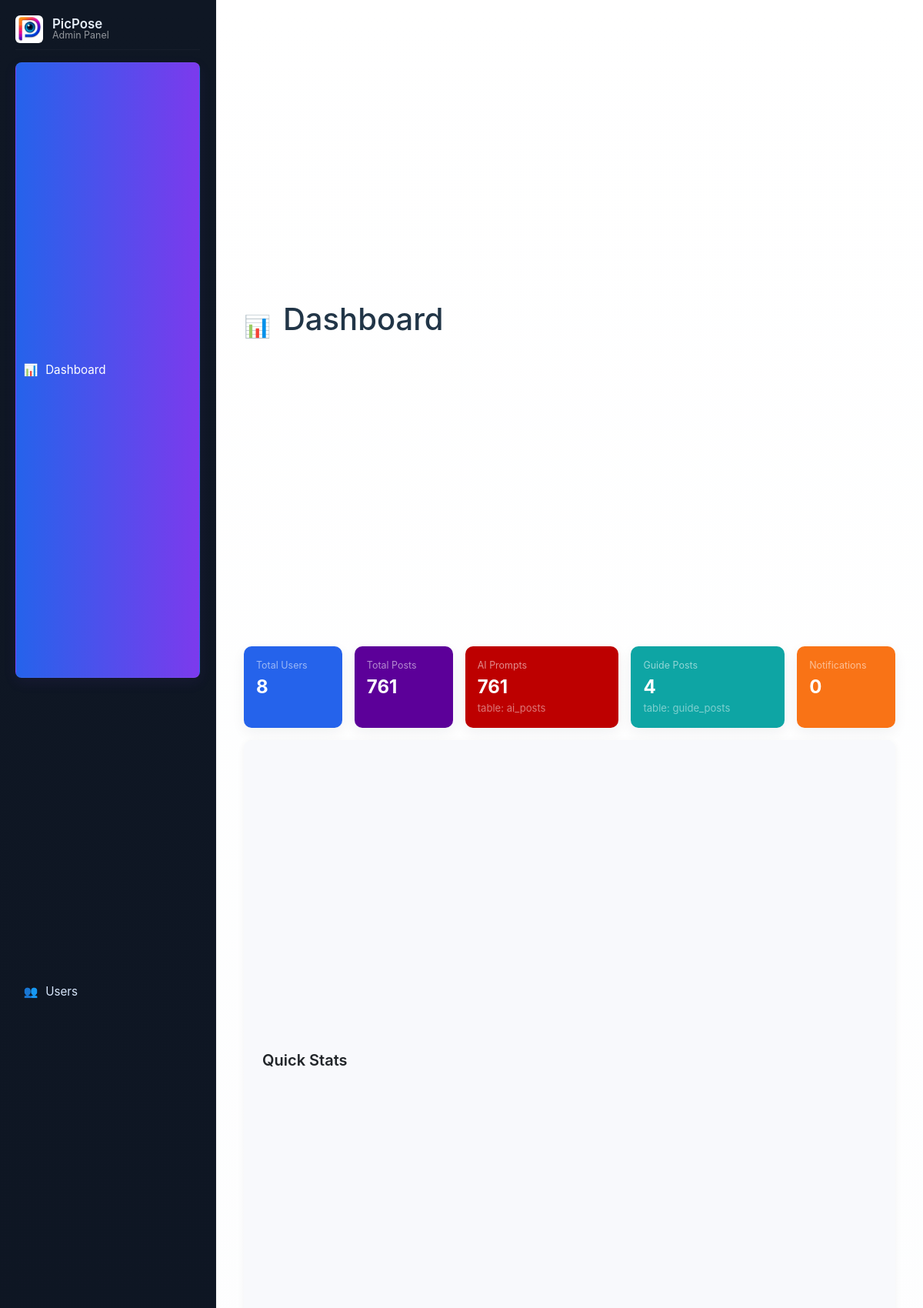
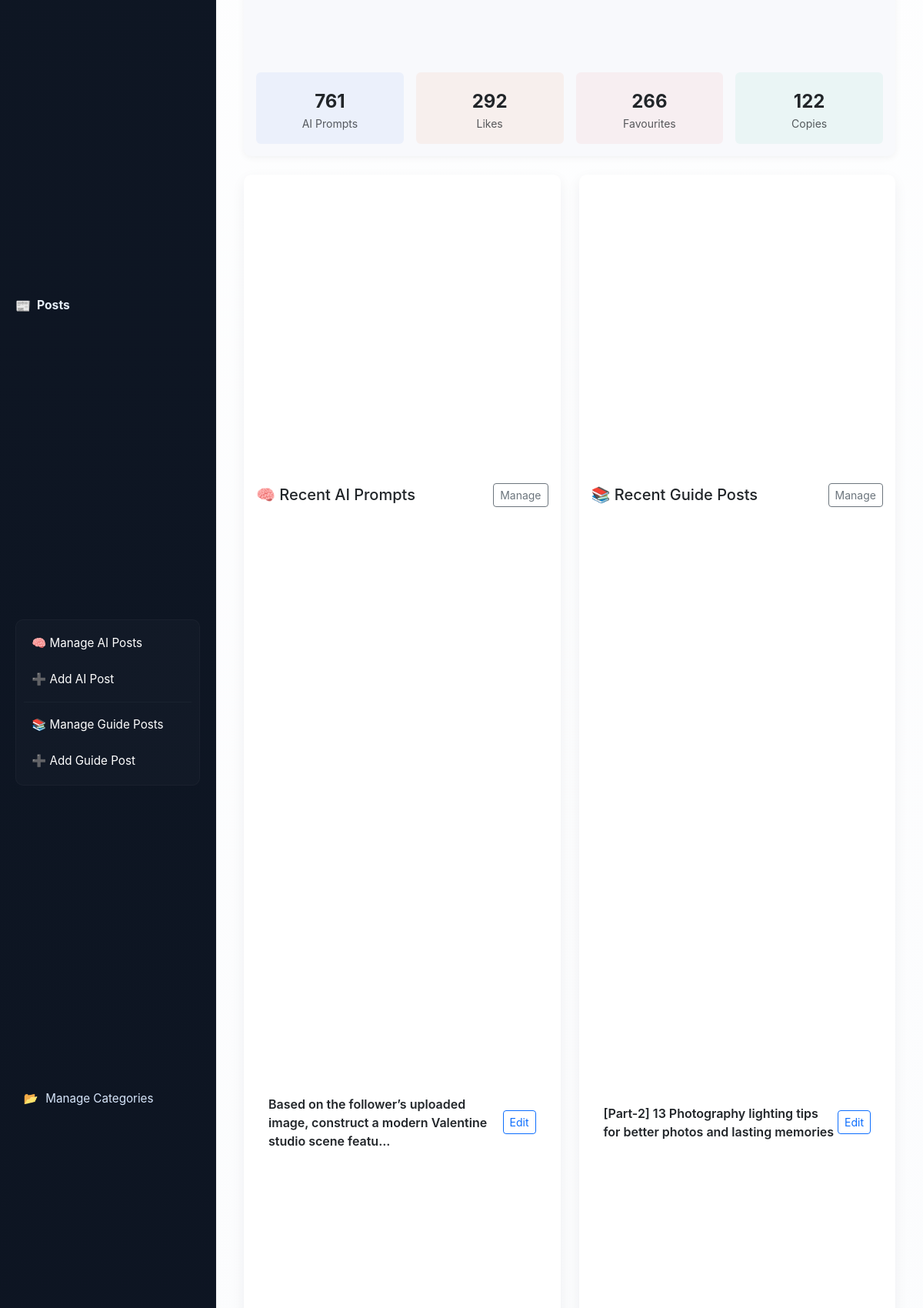
Page /index.php (signed in, upper part) on the committed database (2 pictures, top to bottom).
### tables this page shows
CREATE TABLE `ai_posts` (
  `id` int(11) NOT NULL,
  `title` varchar(255) NOT NULL,
  `category_id` int(11) NOT NULL,
  `short_description` varchar(500) DEFAULT NULL,
  `prompt_text` text NOT NULL,
  `image_url1` varchar(255) NOT NULL,
  `image_url2` varchar(255) DEFAULT NULL,
  `tags` text DEFAULT NULL,
  `external_id` varchar(255) DEFAULT NULL,
  `status` enum('draft','published','archived') NOT NULL DEFAULT 'published',
  `priority` int(11) NOT NULL DEFAULT 0,
  `is_popular` tinyint(1) NOT NULL DEFAULT 0,
  `is_featured` tinyint(1) NOT NULL DEFAULT 0,
  `likes` int(11) NOT NULL DEFAULT 0,
  `favorites` int(11) NOT NULL DEFAULT 0,
  `created_at` timestamp NULL DEFAULT current_timestamp(),
  `updated_at` timestamp NULL DEFAULT NULL,
  `copies` int(11) DEFAULT 0,
  `views` int(11) DEFAULT 0
);

CREATE TABLE `guide_posts` (
  `id` int(11) NOT NULL,
  `title` varchar(255) NOT NULL,
  `category_id` int(11) NOT NULL,
  `short_description` varchar(500) DEFAULT NULL,
  `content` longtext DEFAULT NULL,
  `image_url1` varchar(255) DEFAULT NULL,
  `images` text DEFAULT NULL,
  `videos` text DEFAULT NULL,
  `content_blocks` longtext DEFAULT NULL,
  `tags` text DEFAULT NULL,
  `external_id` varchar(255) DEFAULT NULL,
  `status` enum('draft','published','archived') NOT NULL DEFAULT 'published',
  `priority` int(11) NOT NULL DEFAULT 0,
  `is_popular` tinyint(1) NOT NULL DEFAULT 0,
  `is_featured` tinyint(1) NOT NULL DEFAULT 0,
  `likes` int(11) NOT NULL DEFAULT 0,
  `views` int(11) NOT NULL DEFAULT 0,
  `favorites` int(11) NOT NULL DEFAULT 0,
  `created_at` timestamp NULL DEFAULT current_timestamp(),
  `updated_at` timestamp NULL DEFAULT NULL
);

### index.php (the view, shortened to what this page needs)
<?php
require 'config.php';
function h($v) { return htmlspecialchars($v ?? '', ENT_QUOTES); }
$docRoot = rtrim($_SERVER['DOCUMENT_ROOT'] ?? '', '/');
$linkPrefix = '';
if ($docRoot && (file_exists($docRoot . '/views/ai_posts/manage_ai_posts.php') || file_exists($docRoot . '/views/ai_posts/edit_ai_post.php'))) {
    $linkPrefix = '';
} elseif (defined('BASE_PATH') && BASE_PATH !== null && BASE_PATH !== '') {
    $linkPrefix = rtrim((string)BASE_PATH, '/');
} else {
    $scriptName = $_SERVER['SCRIPT_NAME'] ?? '';
    $linkPrefix = rtrim(dirname($scriptName), '/\\');
    if ($linkPrefix === '/' || $linkPrefix === '\\') $linkPrefix = '';
}
function listTables($conn) {
    $out = [];
    $res = @$conn->query("SHOW TABLES");
    if ($res) {
        while ($r = $res->fetch_row()) $out[] = $r[0];
    }
    return $out;
}
function pickExistingTable($conn, $candidates) {
    $tables = listTables($conn);
    $map = [];
    foreach ($tables as $t) $map[strtolower($t)] = $t;
    foreach ($candidates as $cand) {
        $lc = strtolower($cand);
        if (isset($map[$lc])) return $map[$lc];
    }
    foreach ($tables as $t) {
        $tl = strtolower($t);
        foreach ($candidates as $cand) {
            if (strpos($tl, strtolower($cand)) !== false) return $t;
        }
    }
    return null;
}
function getCountFromTable($conn, $table) {
    $table = preg_replace('/[^a-z0-9_]/i', '', $table);
    $res = @$conn->query("SHOW TABLES LIKE '" . $conn->real_escape_string($table) . "'");
    $r = @$conn->query("SELECT COUNT(*) AS cnt FROM `" . $conn->real_escape_string($table) . "`");
    if ($r) {
        $row = $r->fetch_assoc();
        return (int)($row['cnt'] ?? 0);
    }
    return 0;
}
function detectDisplayColumn($conn, $table, $candidates = []) {
    $colsRes = @$conn->query("SHOW COLUMNS FROM `" . $conn->real_escape_string($table) . "`");
    $cols = [];
    while ($c = $colsRes->fetch_assoc()) $cols[] = $c['Field'];
    foreach ($candidates as $cand) {
        if (in_array($cand, $cols)) return $cand;
    }
    return 'id';
}
$aiCandidates = ['ai_posts','ai_prompts','ai_post','ai_prompt','ai','daily_tips'];
$guideCandidates = ['guide_posts','guides','guide_post','guide'];
$aiTable = pickExistingTable($conn, $aiCandidates);
$guideTable = pickExistingTable($conn, $guideCandidates);
$postsTable = pickExistingTable($conn, ['posts','post','all_posts']);
$total_ai = 0;
$total_guides = 0;
$aiFoundBy = null;
$guideFoundBy = null;
if ($aiTable) {
    $total_ai = getCountFromTable($conn, $aiTable);
    $aiFoundBy = "table: {$aiTable}";
}
if ($guideTable) {
    $total_guides = getCountFromTable($conn, $guideTable);
    $guideFoundBy = "table: {$guideTable}";
}
$total_users = getCountFromTable($conn, 'users');
$total_notifications = getCountFromTable($conn, 'notifications');
$aiStats = $conn->query("SELECT COUNT(*) AS total_prompts,
    COALESCE(SUM(likes),0) AS total_likes,
    COALESCE(SUM(favorites),0) AS total_favorites,
    COALESCE(SUM(copies),0) AS total_copies
    FROM ai_posts");
if ($aiStats && $row = $aiStats->fetch_assoc()) {
    $total_prompts = (int)$row['total_prompts'];
    $total_likes = (int)$row['total_likes'];
    $total_favorites = (int)$row['total_favorites'];
    $total_copies = (int)$row['total_copies'];
    $conn->query("REPLACE INTO dashboard_cache
        (id,total_prompts,total_likes,total_favorites,total_copies,updated_at)
        VALUES (1,{$total_prompts},{$total_likes},{$total_favorites},{$total_copies},NOW())");
} else {
    $total_prompts = $total_likes = $total_favorites = $total_copies = 0;
}
$total_posts = 0;
if ($postsTable) {
    $total_posts = getCountFromTable($conn, $postsTable);
}
$recent_ai = [];
if ($aiTable) {
    $useTable = $aiTable;
    $displayCandidates = ['prompt_text','short_description','prompt','title','tip_text','post_title','name','heading','content'];
    $displayCol = detectDisplayColumn($conn, $useTable, $displayCandidates) ?: 'id';
    $displayColEsc = $conn->real_escape_string($displayCol);
    $where = '';
    if ($useTable === $postsTable && $postsTable) {
        $colsRes = @$conn->query("SHOW COLUMNS FROM `" . $conn->real_escape_string($postsTable) . "`");
        $colsLower = [];
        $colsMap = [];
        while ($c = $colsRes->fetch_assoc()) {
            $colsLower[] = strtolower($c['Field']);
            $colsMap[strtolower($c['Field'])] = $c['Field'];
        }
        $typeCol = null;
        if ($typeCol) {
            $tcEsc = $conn->real_escape_string($typeCol);
            $where = " WHERE `$tcEsc` IN ('picpose_ai','ai','ai_post','ai_prompt','prompt') OR `$tcEsc` LIKE '%ai%'";
        } else {
            $possibleTextCols = ['title','prompt_text','prompt','short_description','name','heading','post_title','content','body','description','tip_text'];
            $have = [];
            foreach ($possibleTextCols as $pc) {
                if (in_array($pc, $colsLower)) $have[] = $colsMap[$pc];
            }
            if (!empty($have)) {
                $conds = [];
                $like = $conn->real_escape_string('ai');
                foreach ($have as $cname) {
                    $cEsc = $conn->real_escape_string($cname);
                    $conds[] = "COALESCE(`$cEsc`,'') LIKE '%{$like}%'";
                }
                $where = " WHERE (" . implode(' OR ', $conds) . ")";
            } else {
                $where = "";
            }
        }
    }
    $sql = "SELECT `id`, `" . $displayColEsc . "` AS display FROM `" . $conn->real_escape_string($useTable) . "`" . $where . " ORDER BY id DESC LIMIT 5";
    $r = @$conn->query($sql);
    if ($r) while ($row = $r->fetch_assoc()) $recent_ai[] = $row;
}
$recent_guides = [];
if ($guideTable) {
    $useTable = $guideTable;
    $displayCandidates = ['title','name','heading','post_title','content'];
    $displayCol = detectDisplayColumn($conn, $useTable, $displayCandidates) ?: 'id';
    $displayColEsc = $conn->real_escape_string($displayCol);
    $where = '';
    $sql = "SELECT `id`, `" . $displayColEsc . "` AS display FROM `" . $conn->real_escape_string($useTable) . "`" . $where . " ORDER BY id DESC LIMIT 5";
    $r = @$conn->query($sql);
    if ($r) while ($row = $r->fetch_assoc()) $recent_guides[] = $row;
}
include 'includes/header.php';
?>
<div id="main-area" class="container-fluid" style="max-width:1200px;">
    <div class="page-header mb-3">
        <div class="d-flex align-items-center gap-3">
            <span style="font-size:28px;">📊</span>
            <div>
                <h1 class="mb-0">Dashboard</h1>
                <div class="small-muted">Overview of users, posts and recent activity</div>
            </div>
        </div>
    </div>
    <div class="row g-3 mb-4">
        <div class="col-sm-6 col-md-2">
            <div class="card p-3 h-100" style="background:#2563eb;color:#fff;">
                <div class="small-muted">Total Users</div>
                <div class="fs-4 fw-bold"><?php echo h($total_users); ?></div>
            </div>
        </div>
        <div class="col-sm-6 col-md-2">
            <div class="card p-3 h-100" style="background:#5c0099;color:#fff;">
                <div class="small-muted">Total Posts</div>
                <div class="fs-4 fw-bold"><?php echo h($total_posts); ?></div>
            </div>
        </div>
        <div class="col-sm-6 col-md-3">
            <div class="card p-3 h-100" style="background:#bd0000;color:#fff;">
                <div class="small-muted">AI Prompts</div>
                <div class="fs-4 fw-bold"><?php echo h($total_ai); ?></div>
                <?php if ($aiFoundBy): ?><div class="small-muted" style="opacity:.85;font-size:.82rem;"><?php echo h($aiFoundBy); ?></div><?php endif; ?>
            </div>
        </div>
        <div class="col-sm-6 col-md-3">
            <div class="card p-3 h-100" style="background:#0ea5a4;color:#fff;">
                <div class="small-muted">Guide Posts</div>
                <div class="fs-4 fw-bold"><?php echo h($total_guides); ?></div>
                <?php if ($guideFoundBy): ?><div class="small-muted" style="opacity:.85;font-size:.82rem;"><?php echo h($guideFoundBy); ?></div><?php endif; ?>
            </div>
        </div>
        <div class="col-sm-6 col-md-2">
            <div class="card p-3 h-100" style="background:#f97316;color:#fff;">
                <div class="small-muted">Notifications</div>
                <div class="fs-4 fw-bold"><?php echo h($total_notifications); ?></div>
            </div>
        </div>
<div class="col-12 mt-3">
    <div class="card p-3" style="background:#f8f9fc; border:none; box-shadow:0 2px 10px rgba(0,0,0,0.05);">
        <div class="d-flex align-items-center mb-3">
            <h5 class="mb-0 fw-semibold text-dark">Quick Stats</h5>
        </div>
        <div class="row text-center g-3">
            <div class="col-6 col-md-3">
                <div class="p-3 rounded" style="background:rgba(37,99,235,0.06);">
                    <div class="fw-bold fs-4 text-dark"><?= h($total_prompts); ?></div>
                    <div class="small text-muted">AI Prompts</div>
                </div>
            </div>
            <div class="col-6 col-md-3">
                <div class="p-3 rounded" style="background:rgba(234,88,12,0.06);">
                    <div class="fw-bold fs-4 text-dark"><?= h($total_likes); ?></div>
                    <div class="small text-muted">Likes</div>
                </div>
            </div>
            <div class="col-6 col-md-3">
                <div class="p-3 rounded" style="background:rgba(239,68,68,0.06);">
                    <div class="fw-bold fs-4 text-dark"><?= h($total_favorites); ?></div>
                    <div class="small text-muted">Favourites</div>
                </div>
            </div>
            <div class="col-6 col-md-3">
                <div class="p-3 rounded" style="background:rgba(16,185,129,0.06);">
                    <div class="fw-bold fs-4 text-dark"><?= h($total_copies); ?></div>
                    <div class="small text-muted">Copies</div>
                </div>
            </div>
        </div>
    </div>
</div>
    </div>
    <div class="row g-4">
        <div class="col-md-6">
            <div class="card p-3 h-100">
                <div class="d-flex align-items-center mb-3">
                    <h5 class="mb-0">🧠 Recent AI Prompts</h5>
                    <div class="ms-auto">
                        <a href="<?php echo h(($linkPrefix ?: '') . '/views/ai_posts/manage_ai_posts.php'); ?>" class="btn btn-sm btn-outline-secondary">Manage</a>
                    </div>
                </div>
                <?php if (!$aiTable && !$aiFoundBy): ?>
                    <div class="text-muted">No AI prompts table found (expected: <?php echo h(implode(', ', $aiCandidates)); ?>).</div>
                <?php else: if (empty($recent_ai)): ?>
                    <div class="text-muted">No AI prompts yet.</div>
                <?php else: ?>
                    <ul class="list-group list-group-flush">
                        <?php foreach ($recent_ai as $r): ?>
                            <li class="list-group-item d-flex align-items-center">
                                <div style="flex:1;">
                                    <div class="fw-semibold"><?php echo h(mb_strimwidth($r['display'] ?? '', 0, 90, '...')); ?></div>
                                </div>
                                <div>
                                    <a href="<?php echo h(($linkPrefix ?: '') . '/views/ai_posts/edit_ai_post.php?id=' . (int)$r['id']); ?>" class="btn btn-sm btn-outline-primary">Edit</a>
                                </div>
                            </li>
                        <?php endforeach; ?>
                    </ul>
                <?php endif; endif; ?>
            </div>
        </div>
        <div class="col-md-6">
            <div class="card p-3 h-100">
                <div class="d-flex align-items-center mb-3">
                    <h5 class="mb-0">📚 Recent Guide Posts</h5>
                    <div class="ms-auto">
                        <a href="<?php echo h(($linkPrefix ?: '') . '/views/guide_posts/manage_guides.php'); ?>" class="btn btn-sm btn-outline-secondary">Manage</a>
                    </div>
                </div>
                <?php if (!$guideTable && !$guideFoundBy): ?>
                    <div class="text-muted">No Guide posts table found (expected: <?php echo h(implode(', ', $guideCandidates)); ?>).</div>
                <?php else: if (empty($recent_guides)): ?>
                    <div class="text-muted">No guide posts yet.</div>
                <?php else: ?>
                    <ul class="list-group list-group-flush">
                        <?php foreach ($recent_guides as $r): ?>
                            <li class="list-group-item d-flex align-items-center">
                                <div style="flex:1;">
                                    <div class="fw-semibold"><?php echo h(mb_strimwidth($r['display'] ?? '', 0, 90, '...')); ?></div>
                                </div>
                                <div>
                                    <a href="<?php echo h(($linkPrefix ?: '') . '/views/guide_posts/edit_guide_post.php?id=' . (int)$r['id']); ?>" class="btn btn-sm btn-outline-primary">Edit</a>
                                </div>
                            </li>
                        <?php endforeach; ?>
                    </ul>
                <?php endif; endif; ?>
            </div>
        </div>
    </div>
</div>
<?php
include 'includes/footer.php';

### assets/css/style.css (style rules this page uses)
:root { --sidebar-bg-start: #0f1724; --sidebar-bg-end: #0b1220; --sidebar-text: #e6eef8; --muted: rgba(255,255,255,0.55); --accent-start: #2563eb; --accent-end: #7c3aed; }
html, body { height: 100%; margin: 0; font-family: "Inter", system-ui, -apple-system, "Segoe UI", Roboto, "Helvetica Neue", Arial; background: #f6f8fb; color: #213547; }
.d-flex { display: flex; min-height: 100vh; box-sizing: border-box; }
.card { border-radius: 10px; box-shadow: 0 6px 18px rgba(21, 32, 43, 0.06); border: none; }
.small-muted { font-size: .86rem; color: #6b7280; }

### includes/sidebar.php (style rules this page uses)
.small-muted { font-size:.78rem; color:rgba(255,255,255,0.55); }

### rows in the picture
ai_posts: prompt_text "Based on the follower’s uploaded image, construct a modern Valentine studio scene featu..."
guide_posts: title "[Part-2] 13 Photography lighting tips for better photos and lasting memories"

### other values in the picture
$total_users "8"
$total_posts "761"
$total_ai "761"
$aiFoundBy "table: ai_posts"
$total_guides "4"
$guideFoundBy "table: guide_posts"
$total_notifications "0"
$total_prompts "761"
$total_likes "292"
$total_favorites "266"
$total_copies "122"
